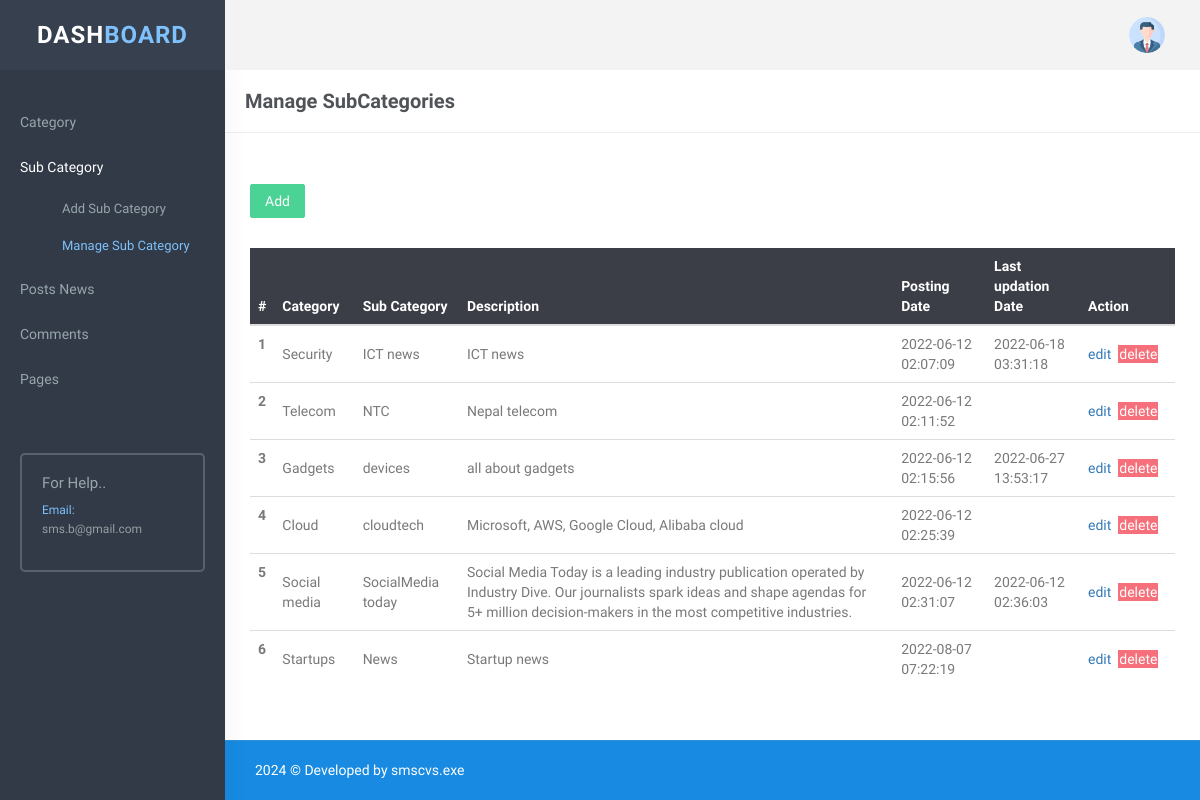
The page /admin/manage-subcategories.php (signed in) on the database its author committed.
### tables this page shows
CREATE TABLE `subcategory` (
  `SubCategoryId` int(11) NOT NULL,
  `CategoryId` int(11) DEFAULT NULL,
  `Subcategory` varchar(255) DEFAULT NULL,
  `SubCatDescription` mediumtext DEFAULT NULL,
  `PostingDate` timestamp NOT NULL DEFAULT current_timestamp(),
  `UpdationDate` timestamp NULL DEFAULT NULL ON UPDATE current_timestamp(),
  `Is_Active` int(1) DEFAULT NULL
);

CREATE TABLE `category` (
  `id` int(11) NOT NULL,
  `CategoryName` varchar(200) DEFAULT NULL,
  `Description` mediumtext DEFAULT NULL,
  `PostingDate` timestamp NULL DEFAULT current_timestamp(),
  `UpdationDate` timestamp NULL DEFAULT NULL ON UPDATE current_timestamp(),
  `Is_Active` int(1) DEFAULT NULL
);

### admin/manage-subcategories.php (the view, shortened to what this page needs)
<?php
include('includes/config.php');
if(strlen($_SESSION['login'])==0)
  {
header('location:index.php');
}
else{
?>
<!DOCTYPE html>
<html lang="en">
    <head>
        <link href="assets/css/bootstrap.min.css" rel="stylesheet" type="text/css" />
        <link href="assets/css/core.css" rel="stylesheet" type="text/css" />
        <link href="assets/css/components.css" rel="stylesheet" type="text/css" />
        <link href="assets/css/icons.css" rel="stylesheet" type="text/css" />
        <link href="assets/css/pages.css" rel="stylesheet" type="text/css" />
        <link href="assets/css/menu.css" rel="stylesheet" type="text/css" />
        <link href="assets/css/responsive.css" rel="stylesheet" type="text/css" />
    </head>
    <body class="fixed-left">
        <div id="wrapper">
<?php include('includes/topheader.php');?>
<?php include('includes/leftsidebar.php');?>
            <div class="content-page">
                <div class="content">
                    <div class="container">
                        <div class="row">
							<div class="col-xs-12">
								<div class="page-title-box">
                                    <h4 class="page-title">Manage SubCategories</h4>
                                    <div class="clearfix"></div>
                                </div>
							</div>
						</div>
<div class="row">
<div class="col-sm-6">
</div>
                                    <div class="row">
										<div class="col-md-12">
											<div class="demo-box m-t-20">
<div class="m-b-30">
<a href="add-subcategory.php">
<button id="addToTable" class="btn btn-success waves-effect waves-light">Add</button>
</a>
 </div>
												<div class="table-responsive">
                                                    <table class="table table-colored table-centered table-inverse m-0">
                                                        <thead>
                                                            <tr>
                                                                <th>#</th>
                                                                <th> Category</th>
                                                                <th>Sub Category</th>
                                                                <th>Description</th>
                                                                <th>Posting Date</th>
                                                                  <th>Last updation Date</th>
                                                                  <th width="95">Action</th>
                                                            </tr>
                                                        </thead>
                                                        <tbody>
<?php
$query=mysqli_query($con,"Select category.CategoryName as catname,subcategory.Subcategory as subcatname,subcategory.SubCatDescription as SubCatDescription,subcategory.PostingDate as subcatpostingdate,subcategory.UpdationDate as subcatupdationdate,subcategory.SubCategoryId as subcatid from subcategory join category on subcategory.CategoryId=category.id where subcategory.Is_Active=1");
$cnt=1;
$rowcount=mysqli_num_rows($query);
if($rowcount==0)
{
?>
<tr>
<td colspan="7" align="center"><h3 style="color:red">No record found</h3></td>
<tr>
<?php
} else {
while($row=mysqli_fetch_array($query))
{
?>
 <tr>
<th scope="row"><?php echo htmlentities($cnt);?></th>
<td><?php echo htmlentities($row['catname']);?></td>
<td><?php echo htmlentities($row['subcatname']);?></td>
<td><?php echo htmlentities($row['SubCatDescription']);?></td>
<td><?php echo htmlentities($row['subcatpostingdate']);?></td>
<td><?php echo htmlentities($row['subcatupdationdate']);?></td>
<td><a href="edit-subcategory.php?scid=<?php echo htmlentities($row['subcatid']);?>">edit</a>
	&nbsp;<a href="manage-subcategories.php?scid=<?php echo htmlentities($row['subcatid']);?>&&action=del"class="btn-danger">delete</a> </td>
</tr>
<?php
$cnt++;
 }} ?>
</tbody>
                                                    </table>
                                                </div>
											</div>
										</div>
									</div>
                    </div>
                </div>
<?php include('includes/footer.php');?>
            </div>
        </div>
    </body>
</html>
<?php } ?>

### admin/assets/css/core.css (style rules this page uses)
body { font-family: 'Varela Round', sans-serif; margin: 0; padding-bottom: 60px; overflow-x: hidden; color: #797979; }
html { position: relative; min-height: 100%; }
.h1, .h2, .h3, .h4, .h5, .h6, h1, h2, h3, h4, h5, h6 { color: #505458; font-family: 'Hind Madurai', sans-serif; margin: 10px 0; }
* { outline: none !important; }
.container { width: auto; }
#wrapper { height: 100%; overflow: hidden; width: 100%; }
.m-0 { margin: 0 !important; }
.m-t-20 { margin-top: 20px !important; }
.m-b-30 { margin-bottom: 30px !important; }
.row { margin-right: -10px; margin-left: -10px; }
.col-lg-1, .col-lg-10, .col-lg-11, .col-lg-12, .col-lg-2, .col-lg-3, .col-lg-4, .col-lg-5, .col-lg-6, .col-lg-7, .col-lg-8, .col-lg-9, .col-md-1, .col-md-10, .col-md-11, .col-md-12, .col-md-2, .col-md-3, .col-md-4, .col-md-5, .col-md-6, .col-md-7, .col-md-8, .col-md-9, .col-sm-1, .col-sm-10, .col-sm-11, .col-sm-12, .col-sm-2, .col-sm-3, .col-sm-4, .col-sm-5, .col-sm-6, .col-sm-7, .col-sm-8, .col-sm-9, .col-xs-1, .col-xs-10, .col-xs-11, .col-xs-12, .col-xs-2, .col-xs-3, .col-xs-4, .col-xs-5, .col-xs-6, .col-xs-7, .col-xs-8, .col-xs-9 { padding-left: 10px; padding-right: 10px; }
.waves-effect { position: relative; cursor: pointer; display: inline-block; overflow: hidden; -webkit-user-select: none; -moz-user-select: none; -ms-user-select: none; user-select: none; -webkit-tap-highlight-color: transparent; vertical-align: middle; z-index: 1; will-change: opacity, transform; -webkit-transition: all 0.3s ease-out; -moz-transition: all 0.3s ease-out; -o-transition: all 0.3s ease-out; -ms-transition: all 0.3s ease-out; transition: all 0.3s ease-out; }
.demo-box { padding: 10px 15px; }

### admin/assets/css/menu.css (style rules this page uses)
.content-page { margin-left: 225px; overflow: hidden; }
.content-page .content { padding: 0 5px 10px 5px; margin-top: 70px; }
.page-title { font-size: 20px; margin-bottom: 0; margin-top: 0; font-weight: 600; }
.page-title-box { padding: 20px; border-bottom: 1px solid #eee; margin: 0 -20px 20px -20px; }
.page-title-box .page-title { margin-bottom: 0; float: left; }

### rows shown on the page
subcategory: CategoryId.CategoryName "Security", Subcategory "ICT news", SubCatDescription "ICT news", PostingDate "2022-06-12 02:07:09", UpdationDate "2022-06-18 03:31:18"
subcategory: CategoryId.CategoryName "Telecom", Subcategory "NTC", SubCatDescription "Nepal telecom", PostingDate "2022-06-12 02:11:52"
subcategory: CategoryId.CategoryName "Gadgets", Subcategory "devices", SubCatDescription "all about gadgets", PostingDate "2022-06-12 02:15:56", UpdationDate "2022-06-27 13:53:17"
subcategory: CategoryId.CategoryName "Cloud", Subcategory "cloudtech", SubCatDescription "Microsoft, AWS, Google Cloud, Alibaba cloud", PostingDate "2022-06-12 02:25:39"
subcategory: CategoryId.CategoryName "Social media", Subcategory "SocialMedia today", SubCatDescription "Social Media Today is a leading industry publication operated by Industry Dive. Our journalists spark ideas and shape agendas for 5+ million decision-makers in the most competitive industries.", PostingDate "2022-06-12 02:31:07", UpdationDate "2022-06-12 02:36:03"
subcategory: CategoryId.CategoryName "Startups", Subcategory "News", SubCatDescription "Startup news", PostingDate "2022-08-07 07:22:19"
